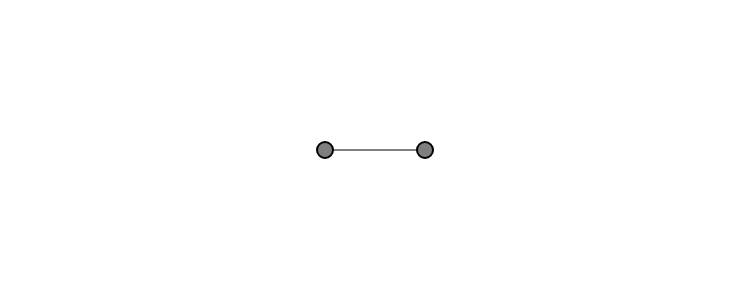
Frame 1 (no input)
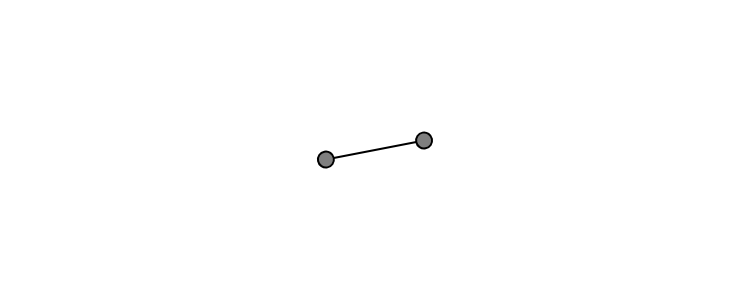
Frame 60 (no input)
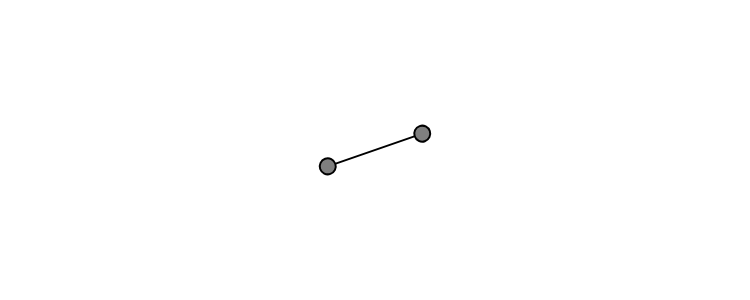
Frame 120 (the mouse pressed at the canvas centre since frame 60)

The p5.js sketch that drew these frames (run headless with seeded random() and noise() and a simulated clock; from frame 60 on, the mouse is pressed at the canvas centre):

// p5.js sketch
// ── sketch.js

function setup() {
  createCanvas(750, 300);
}

var angle = 0;
function draw() {
  background(255);
  fill(127);
  stroke(0);
  rectMode(CENTER);
  translate(width / 2, height / 2);
  rotate(angle);
  line(-50, 0, 50, 0);
  stroke(0);
  strokeWeight(2);
  fill(127);
  ellipse(50, 0, 16, 16);
  ellipse(-50, 0, 16, 16);
  angle += 0.05;
}
